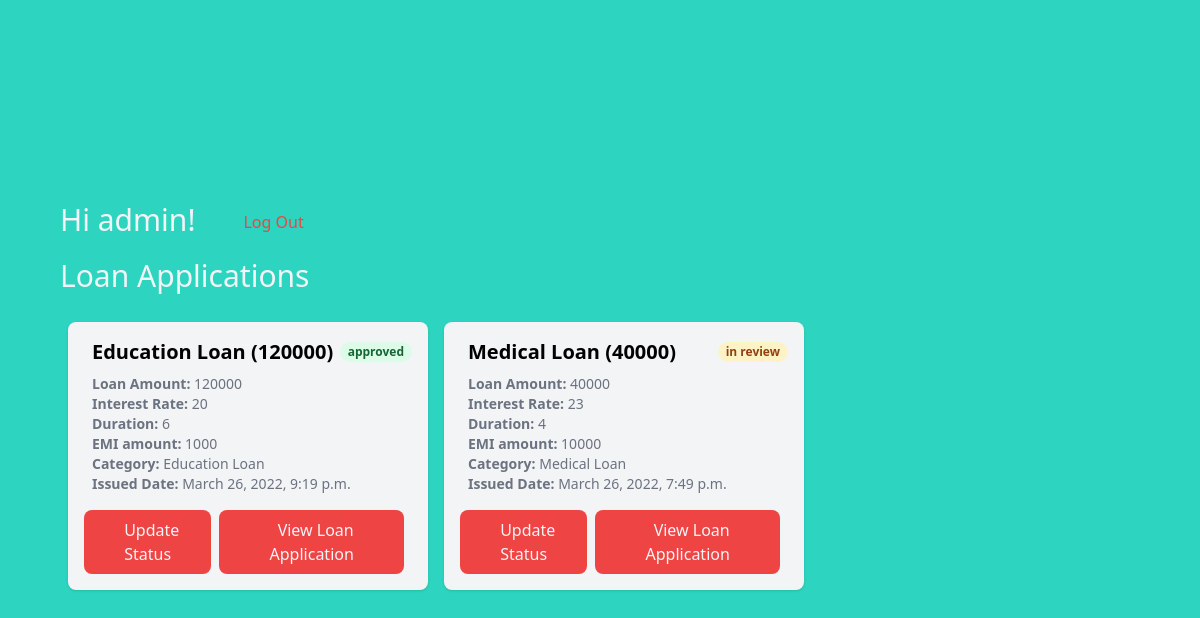
The page /dashboard/ (signed in) on the database its author committed.
### management/models.py (models this page shows, shortened)
class TimeStampMixin(models.Model):
    created_at = models.DateTimeField(auto_now_add=True, blank=True, null=True)
    updated_at = models.DateTimeField(auto_now=True, blank=True, null=True)
    class Meta:
        abstract = True

class Loan_Application(TimeStampMixin):
    GENDER_CHOICES = (
        ("male", "male"),
        ("female", "female"),
        ("other", "other"),
    )
    CATEGORY_CHOICES = (
        ("Education Loan", "education_loan"),
        ("Home Loan", "home_loan"),
        ("Business Loan", "business_loan"),
        ("Medical Loan", "medical_loan"),
        ("Other", "other"),
    )
    ACCEPTED_CHOICES = (
        ("accepted", "accepted"),
        ("rejected", "rejected"),
        ("in_review", "in_review"),
    )
    full_name = models.CharField(max_length=255)
    date_of_birth = models.DateField()
    address = models.TextField()
    landmark = models.CharField(max_length=30)
    phone = models.CharField(max_length=30)
    gender = models.CharField(max_length=100, choices=GENDER_CHOICES)
    occupation = models.CharField(max_length=30)
    organization = models.CharField(max_length=30)
    email = models.CharField(max_length=50)
    category = models.CharField(max_length=100, choices=CATEGORY_CHOICES)
    loan_amount = models.CharField(max_length=20)
    duration = models.CharField(max_length=20)
    interest_rate = models.CharField(max_length=5)
    emi_amount = models.CharField(max_length=20)
    accepted = models.CharField(max_length=100, choices=ACCEPTED_CHOICES, default="in_review")
    deleted = models.BooleanField(default=False)
    created_date = models.DateTimeField(auto_now=True)

### management/views.py (the view)
# urls.py: path('dashboard/', LoanApplicationsListView.as_view()),
class LoanApplicationsListView(ListView):
    queryset = Loan_Application.objects.filter(deleted=False)
    template_name = "dashboard.html"
    context_object_name = "loan_application"
    paginate_by = 10
    def get_queryset(self):
        return Loan_Application.objects.filter(deleted=False)

### templates/dashboard.html (shortened to what this page needs)
{% extends "./base.html" %}
{% block content %}
<div class="w-full px-10 py-5 m-5">
    <div class="flex">
        <h1 class="text-3xl text-gray-100 mr-10 mb-5">Hi {{request.user}}!</h1>
        <a href="/logout/"><button class="p-2 w-200 text-red-500 rounded-lg">Log Out</button></a>
    </div>
    {% if request.user.username == "admin" or request.user == "admin" %}
    <div class="flex">
        <h1 class="text-3xl text-gray-100 mr-10 mb-5">Loan Applications</h1>
    </div>
    <div class="flex flex-wrap">
    {% for l in loan_application %}
        <div class="shadow bg-gray-100 rounded-lg w-1/3 p-4 m-2">
            <div class="flex justify-between flex-wrap items-center">
                <a href="#"><h2 class="text-xl font-semibold hover:text-red-600">{{l.category}} ({{l.loan_amount}})</h2></a>
                {% if l.accepted == 'accepted' %}
                    <span class="px-2 text-xs leading-5 font-semibold rounded-full bg-green-100 text-green-800">
                        approved
                    </span>
                {% elif l.accepted == "rejected" %}
                    <span class="px-2 text-xs leading-5 font-semibold rounded-full bg-red-100 text-red-800">
                        rejected
                    </span>
                {% else %}
                    <span class="px-2 text-xs leading-5 font-semibold rounded-full bg-amber-100 text-amber-800">
                        in review
                    </span>
                {% endif %}
            </div>
            <ul class="text-sm text-gray-500 p-2">
                <li><b>Loan Amount:</b> {{l.loan_amount}}</li>
                <li><b>Interest Rate:</b> {{l.interest_rate}}</li>
                <li><b>Duration:</b> {{l.duration}}</li>
                <li><b>EMI amount:</b> {{l.emi_amount}}</li>
                <li><b>Category:</b> {{l.category}}</li>
                <li><b>Issued Date:</b> {{l.created_date}}</li>
            </ul>
            <div class="flex items-center">
                <a href="/approve/{{l.id}}"><button class="mt-2 mr-2 p-2 bg-red-500 text-gray-100 rounded-lg" type="submit">Update Status</button></a>
                <a href="/view/{{l.id}}"><button class="mt-2 mr-2 p-2 bg-red-500 text-gray-100 rounded-lg" type="submit">View Loan Application</button></a>
            </div>
        </div>
    {% empty %}
        <div class="flex items-center justify-center">
            <div class="text-xl">No Loan Applications yet.</div>
        </div>
    {% endfor %}
    </div>
    {% endif %}
</div>
{% endblock content %}

### rows shown on the page
Loan_Application: category "Education Loan", loan_amount "120000", accepted "approved", interest_rate "20", duration "6", emi_amount "1000", created_date "March 26, 2022, 9:19 p.m."
Loan_Application: category "Medical Loan", loan_amount "40000", accepted "in review", interest_rate "23", duration "4", emi_amount "10000", created_date "March 26, 2022, 7:49 p.m."

### other values the page prints
{{ request.user }} "admin"
